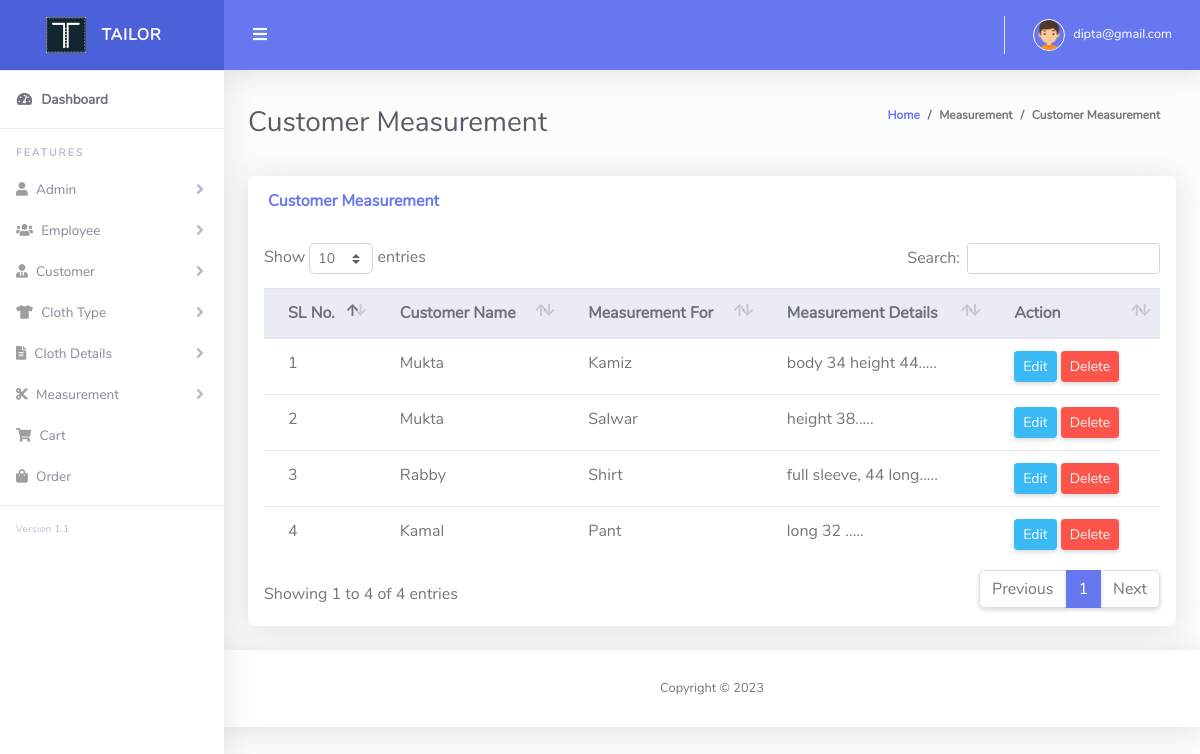
Screenshot of /view_measurement.php (signed in) with the database file from the repository.
### tables this page shows
CREATE TABLE `tbl_measurement` (
  `id` int(11) NOT NULL,
  `cus_id` int(11) NOT NULL,
  `measurement_for` varchar(255) NOT NULL,
  `measurement_details` text NOT NULL,
  `soft_delete` tinyint(4) NOT NULL DEFAULT 0
);

CREATE TABLE `tbl_customer` (
  `cus_id` int(11) NOT NULL,
  `cus_name` varchar(255) NOT NULL,
  `cus_email` varchar(255) NOT NULL,
  `cus_phone` varchar(255) NOT NULL,
  `cus_address` text NOT NULL,
  `created_at` timestamp NOT NULL DEFAULT current_timestamp(),
  `soft_delete` tinyint(4) NOT NULL DEFAULT 0
);

### Classes/DB.php (called while the page is built, shortened)
<?php
class DB
{
    public function connect(){
        $this->conn = new mysqli("localhost","root","","tailor_shop");
        if ($this->conn->connect_error) {
          die("Connection failed: " . $this->conn->connect_error);
        } else {
            return $msg =  "connected";
        }
    }
}

### Classes/MeasurementClass.php (called while the page is built, shortened)
<?php
include_once 'db.php';
class MeasurementClass extends DB
{
    public function viewMeasurement()
    {
        $query  = "SELECT tbl_measurement.*, tbl_customer.cus_name FROM tbl_measurement INNER JOIN tbl_customer ON
        tbl_measurement.cus_id = tbl_customer.cus_id WHERE tbl_measurement.soft_delete = 0 ORDER By tbl_measurement.id";
        $result = $this->conn->query($query);
        return $result;
    }
}

### Classes/FormatClass.php (called while the page is built, shortened)
<?php
Class Format{
    public function textShorten($text, $limit = 400){
        $text = $text . " ";
        $text = substr($text, 0, $limit);
        $text = substr($text, 0, strrpos($text, ' '));
        $text = $text . ".....";
        return $text;
    }
}

### view_measurement.php (the view, shortened to what this page needs)
<?php include 'layouts/header.php';
?>
<div class="container-fluid" id="container-wrapper">
  <div class="d-sm-flex align-items-center justify-content-between mb-4">
    <h1 class="h3 mb-0 text-gray-800">Customer Measurement</h1>
    <ol class="breadcrumb">
      <li class="breadcrumb-item"><a href="./">Home</a></li>
      <li class="breadcrumb-item">Measurement</li>
      <li class="breadcrumb-item active" aria-current="page">Customer Measurement</li>
    </ol>
  </div>
  <div class="row">
    <div class="col-lg-12">
      <div class="card mb-4">
        <div class="card-header py-3 d-flex flex-row align-items-center justify-content-between">
          <h6 class="m-0 font-weight-bold text-primary">Customer Measurement</h6>
        </div>
        <div class="table-responsive p-3">
          <table class="table align-items-center table-flush" id="dataTable">
            <thead class="thead-light">
              <tr>
                <th>SL No.</th>
                <th>Customer Name</th>
                <th>Measurement For</th>
                <th>Measurement Details</th>
                <th>Action</th>
              </tr>
            </thead>
            <tbody>
              <?php
              $i = 0;
              $view = $measure->viewMeasurement();
              foreach ($view as $value) {
              ?>
                <tr>
                  <td><?php echo $i += 1; ?></td>
                  <td><?php echo $value['cus_name']; ?></td>
                  <td><?php echo $value['measurement_for']; ?></td>
                  <td><?php echo $fm->textShorten($value['measurement_details'], 200); ?></td>
                  <td>
                    <a href="edit_measurement.php?mesid=<?php echo $value['id']; ?>" class="btn btn-sm btn-info">Edit</a>
                    <a onclick="return confirm('Are you sure to Delete?');" href="?delMes=<?php echo $value['id']; ?>" class="btn btn-sm btn-danger">Delete</a>
                  </td>
                </tr>
              <?php } ?>
            </tbody>
          </table>
        </div>
      </div>
    </div>
  </div>
</div>
<?php include 'layouts/footer.php'; ?>

### rows the page displays
tbl_measurement: i "1", cus.cus_name "Mukta", measurement_for "Kamiz", measurement_details "body 34 height 44....."
tbl_measurement: i "2", cus.cus_name "Mukta", measurement_for "Salwar", measurement_details "height 38....."
tbl_measurement: i "3", cus.cus_name "Rabby", measurement_for "Shirt", measurement_details "full sleeve, 44 long....."
tbl_measurement: i "4", cus.cus_name "Kamal", measurement_for "Pant", measurement_details "long 32 ....."

### other values shown
$_SESSION['email'] "dipta@gmail.com"
